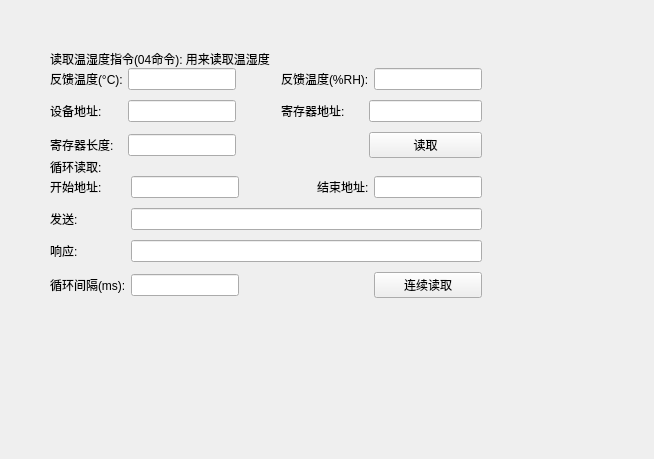
<?xml version="1.0" encoding="UTF-8"?>
<ui version="4.0">
 <class>ModbusTest</class>
 <widget class="QWidget" name="ModbusTest">
  <property name="geometry">
   <rect>
    <x>0</x>
    <y>0</y>
    <width>654</width>
    <height>459</height>
   </rect>
  </property>
  <property name="windowTitle">
   <string>Form</string>
  </property>
  <layout class="QGridLayout" name="gridLayout_3">
   <property name="leftMargin">
    <number>50</number>
   </property>
   <property name="topMargin">
    <number>50</number>
   </property>
   <property name="rightMargin">
    <number>0</number>
   </property>
   <property name="bottomMargin">
    <number>0</number>
   </property>
   <property name="spacing">
    <number>0</number>
   </property>
   <item row="0" column="0">
    <layout class="QVBoxLayout" name="verticalLayout" stretch="1,3,1,3">
     <property name="spacing">
      <number>0</number>
     </property>
     <item>
      <widget class="QLabel" name="label">
       <property name="text">
        <string>读取温湿度指令(04命令): 用来读取温湿度</string>
       </property>
      </widget>
     </item>
     <item>
      <layout class="QGridLayout" name="gridLayout">
       <property name="horizontalSpacing">
        <number>5</number>
       </property>
       <property name="verticalSpacing">
        <number>10</number>
       </property>
       <item row="0" column="0">
        <widget class="QLabel" name="label_2">
         <property name="text">
          <string>反馈温度(°C):</string>
         </property>
        </widget>
       </item>
       <item row="0" column="1">
        <widget class="QLineEdit" name="lineEdit_T">
         <property name="enabled">
          <bool>true</bool>
         </property>
         <property name="readOnly">
          <bool>true</bool>
         </property>
        </widget>
       </item>
       <item row="0" column="2">
        <spacer name="horizontalSpacer_2">
         <property name="orientation">
          <enum>Qt::Horizontal</enum>
         </property>
         <property name="sizeHint" stdset="0">
          <size>
           <width>40</width>
           <height>20</height>
          </size>
         </property>
        </spacer>
       </item>
       <item row="0" column="3" colspan="2">
        <widget class="QLabel" name="label_5">
         <property name="text">
          <string>反馈温度(%RH):</string>
         </property>
        </widget>
       </item>
       <item row="0" column="5">
        <widget class="QLineEdit" name="lineEdit_H">
         <property name="readOnly">
          <bool>true</bool>
         </property>
        </widget>
       </item>
       <item row="1" column="0">
        <widget class="QLabel" name="label_3">
         <property name="text">
          <string>设备地址:</string>
         </property>
        </widget>
       </item>
       <item row="1" column="1">
        <widget class="QLineEdit" name="lineEdit_deviceAddr"/>
       </item>
       <item row="1" column="2">
        <spacer name="horizontalSpacer_3">
         <property name="orientation">
          <enum>Qt::Horizontal</enum>
         </property>
         <property name="sizeHint" stdset="0">
          <size>
           <width>40</width>
           <height>20</height>
          </size>
         </property>
        </spacer>
       </item>
       <item row="1" column="3">
        <widget class="QLabel" name="label_6">
         <property name="text">
          <string>寄存器地址:</string>
         </property>
        </widget>
       </item>
       <item row="1" column="4" colspan="2">
        <widget class="QLineEdit" name="lineEdit_registerAddr"/>
       </item>
       <item row="2" column="0">
        <widget class="QLabel" name="label_8">
         <property name="text">
          <string>寄存器长度:</string>
         </property>
        </widget>
       </item>
       <item row="2" column="1">
        <widget class="QLineEdit" name="lineEdit_registerLen"/>
       </item>
       <item row="2" column="3">
        <spacer name="horizontalSpacer">
         <property name="orientation">
          <enum>Qt::Horizontal</enum>
         </property>
         <property name="sizeHint" stdset="0">
          <size>
           <width>40</width>
           <height>20</height>
          </size>
         </property>
        </spacer>
       </item>
       <item row="2" column="4" colspan="2">
        <widget class="QPushButton" name="pushButton_Read">
         <property name="text">
          <string>读取</string>
         </property>
        </widget>
       </item>
       <item row="2" column="2">
        <spacer name="horizontalSpacer_6">
         <property name="orientation">
          <enum>Qt::Horizontal</enum>
         </property>
         <property name="sizeHint" stdset="0">
          <size>
           <width>40</width>
           <height>20</height>
          </size>
         </property>
        </spacer>
       </item>
      </layout>
     </item>
     <item>
      <widget class="QLabel" name="label_9">
       <property name="text">
        <string>循环读取:</string>
       </property>
      </widget>
     </item>
     <item>
      <layout class="QGridLayout" name="gridLayout_2">
       <property name="horizontalSpacing">
        <number>5</number>
       </property>
       <property name="verticalSpacing">
        <number>10</number>
       </property>
       <item row="0" column="0">
        <widget class="QLabel" name="label_10">
         <property name="text">
          <string>开始地址:</string>
         </property>
        </widget>
       </item>
       <item row="0" column="1">
        <widget class="QLineEdit" name="lineEdit_startAddr"/>
       </item>
       <item row="0" column="2">
        <spacer name="horizontalSpacer_4">
         <property name="orientation">
          <enum>Qt::Horizontal</enum>
         </property>
         <property name="sizeHint" stdset="0">
          <size>
           <width>40</width>
           <height>20</height>
          </size>
         </property>
        </spacer>
       </item>
       <item row="0" column="3">
        <widget class="QLabel" name="label_11">
         <property name="text">
          <string>结束地址:</string>
         </property>
        </widget>
       </item>
       <item row="0" column="4">
        <widget class="QLineEdit" name="lineEdit_endAddr"/>
       </item>
       <item row="1" column="0">
        <widget class="QLabel" name="label_12">
         <property name="text">
          <string>发送:</string>
         </property>
        </widget>
       </item>
       <item row="1" column="1" colspan="4">
        <widget class="QLineEdit" name="lineEdit_send"/>
       </item>
       <item row="2" column="0">
        <widget class="QLabel" name="label_13">
         <property name="text">
          <string>响应:</string>
         </property>
        </widget>
       </item>
       <item row="2" column="1" colspan="4">
        <widget class="QLineEdit" name="lineEdit_fb"/>
       </item>
       <item row="3" column="0">
        <widget class="QLabel" name="label_14">
         <property name="text">
          <string>循环间隔(ms):</string>
         </property>
        </widget>
       </item>
       <item row="3" column="1">
        <widget class="QLineEdit" name="lineEdit_times"/>
       </item>
       <item row="3" column="2">
        <spacer name="horizontalSpacer_5">
         <property name="orientation">
          <enum>Qt::Horizontal</enum>
         </property>
         <property name="sizeHint" stdset="0">
          <size>
           <width>40</width>
           <height>20</height>
          </size>
         </property>
        </spacer>
       </item>
       <item row="3" column="4">
        <widget class="QPushButton" name="pushButton_times">
         <property name="text">
          <string>连续读取</string>
         </property>
        </widget>
       </item>
      </layout>
     </item>
    </layout>
   </item>
   <item row="0" column="1">
    <spacer name="horizontalSpacer_7">
     <property name="orientation">
      <enum>Qt::Horizontal</enum>
     </property>
     <property name="sizeHint" stdset="0">
      <size>
       <width>40</width>
       <height>20</height>
      </size>
     </property>
    </spacer>
   </item>
   <item row="1" column="0">
    <spacer name="verticalSpacer">
     <property name="orientation">
      <enum>Qt::Vertical</enum>
     </property>
     <property name="sizeHint" stdset="0">
      <size>
       <width>20</width>
       <height>40</height>
      </size>
     </property>
    </spacer>
   </item>
  </layout>
 </widget>
 <resources/>
 <connections/>
</ui>
